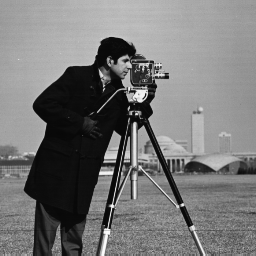
%> input picture Pattern Recognition/Assignment 4/Cameraman.tiff, 256 x 256 px
$ octave lab4_2.m   (GNU Octave 9; MATLAB toolbox functions it lacks are replaced by stand-ins)
%> lines starting %> are read from the running program, lines starting %| are printed output that depends on the picture; in (x1, y1, x2, y2) boxes, pixels count from 0 and x2, y2 are one past the last pixel; in counts of white or black regions, pixels touching at a corner belong together; the program's own positions count from 1
### Pattern Recognition/Assignment 4/myhough.m
%Performs a hough transform on an edgemap
function [H, theta, rho] = myhough(edges)
    %Find all points belonging to an edge
    points = (find(edges==1))';
    r = zeros(length(points), 180);

    %Determine the angles used
    theta = -90:89;

    %Calculate distances
    for i = 1:length(points)
        point = [mod(points(i),size(edges,1)) floor(points(i)/size(edges,1))];
        r(i,:) = round(point(2)*cosd(theta) + point(1)*sind(theta));
    end

    %Create hough matrix
    rho = min(r,[],'all'):max(r,[],'all');
    r = r - min(r,[],'all') + 1;
    m = max(r,[],'all');
    H = zeros(m, 180);
    for t = 1:180
        H(:,t) = sum(r(:,t)==1:m);
    end
end

### Pattern Recognition/Assignment 4/lab4_2.m
%Load input and get its edges
img = imread('Cameraman.tiff');
%> img is the input picture: size 256x256 uint8; min 7, max 253, mean 118.7
edges = edge(img);
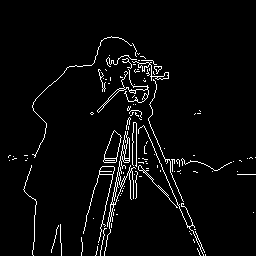
%> edges: size 256x256 logical; 3.8% white in thin lines or dots, all inside (x1, y1, x2, y2) = (8, 36, 256, 256)

%Perform hough transform with 2 implementations
H1 = hough(edges);
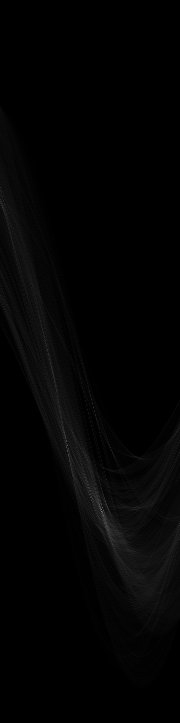
%> H1: size 723x180 double; min 0, max 119, mean 3.5
H2 = myhough(edges);
%> in myhough, `points = (find(edges==1))';`: points = 2502 values from 2205 to 65455
%> in myhough, `r = zeros(length(points), 180);`: r: size 2502x180 double; every value is 0
%> the loop in myhough, `for i = 1:length(points)` made 2502 passes
%> point on passes 1 to 3: [157 8], [158 8], [156 9]
%> after the loop in myhough, `for i = 1:length(points)`:
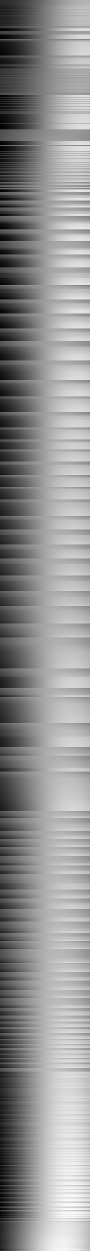
%> r: size 2502x180 double (shown at 1/2 size); min -255, max 331, mean 79.4; drawn with min black and max white
%> in myhough, `rho = min(r,[],'all'):max(r,[],'all');`: rho = 587 values from -255 to 331
%> in myhough, `m = max(r,[],'all');`: m = 587
%> in myhough, `H = zeros(m, 180);`: H: size 587x180 double; every value is 0
%> after the loop in myhough, `for t = 1:180`:
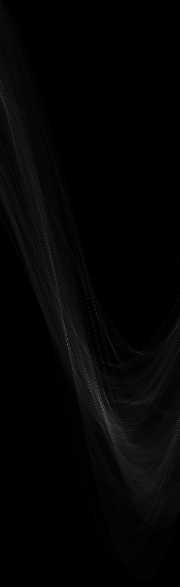
%> H: size 587x180 double; min 0, max 115, mean 4.3

%Plot results
figure;
subplot(1,2,1);
imagesc(H1);
subplot(1,2,2);
imagesc(H2);
